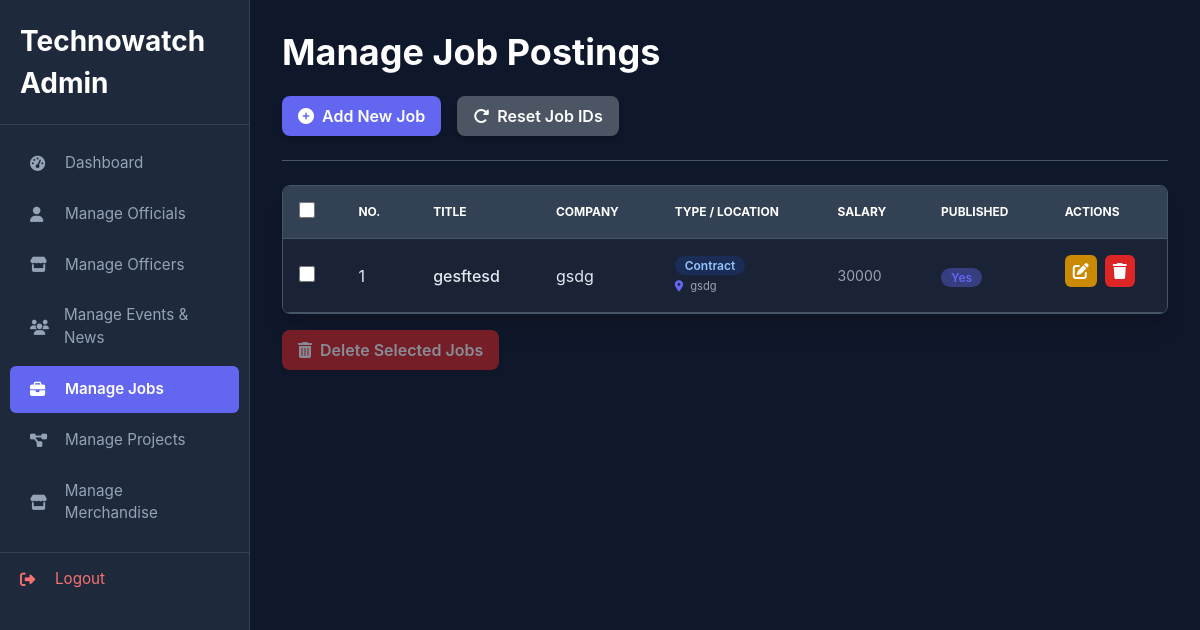
Page /techno/admin/manage_jobs.php (signed in) on the committed database.
### tables this page shows
CREATE TABLE `job_postings` (
  `job_id` int(11) UNSIGNED NOT NULL,
  `title` varchar(255) NOT NULL,
  `company_name` varchar(255) NOT NULL,
  `company_website` varchar(512) DEFAULT NULL,
  `location` varchar(255) NOT NULL,
  `description` text NOT NULL,
  `salary_range` varchar(255) DEFAULT NULL,
  `application_link` varchar(512) DEFAULT NULL,
  `is_published` tinyint(1) DEFAULT 0,
  `created_at` timestamp NOT NULL DEFAULT current_timestamp(),
  `job_type` varchar(50) DEFAULT NULL
);

### techno/admin/manage_jobs.php (the view, shortened to what this page needs)
<?php
include 'includes/db_connect.php';
$action = $_GET['action'] ?? 'list';
?>
<!DOCTYPE html>
<html lang="en">
<head>
<script src="https://cdn.tailwindcss.com"></script>
<link rel="stylesheet" href="assets/css/sidebar.css">
</head>
<body class="bg-dark-bg text-text-light font-sans">
    <div class="admin-sidebar">
        <?php $current_file = basename($_SERVER['PHP_SELF']); include 'includes/admin_sidebar.php'; ?>
    </div>
    <div id="page-content-wrapper" class="ml-250 p-8 w-[calc(100%-250px)] min-h-screen box-border">
        <div class="container mx-auto">
            <h1 class="text-4xl font-bold mb-6 text-white"> Manage Job Postings</h1>
            <?php if ($action == 'list'): ?>
                <div class="flex gap-4 mb-6">
                    <a href="manage_jobs.php?action=add" class="inline-flex items-center px-4 py-2 bg-primary-indigo hover:bg-indigo-600 text-white font-semibold rounded-lg shadow-md transition duration-200">
                        <i class="fas fa-plus-circle mr-2"></i> Add New Job
                    </a>
                    <a href="actions.php?reset_id=jobs" onclick="return confirm('WARNING: This will reset the Job ID counter to 1. ONLY do this if the table is completely empty or you risk data corruption. Are you sure you want to proceed?')" class="inline-flex items-center px-4 py-2 bg-gray-600 hover:bg-gray-700 text-white font-semibold rounded-lg shadow-md transition duration-200">
                        <i class="fas fa-redo-alt mr-2"></i> Reset Job IDs
                    </a>
                </div>
                <hr class="border-dark-border mb-6">
                <?php
                $query = "SELECT * FROM job_postings ORDER BY created_at DESC";
                $result = $conn->query($query);
                if ($result && $result->num_rows > 0): ?>
                    <form method="POST" onsubmit="return confirm('Are you sure you want to delete the selected jobs?')" class="mb-6">
                        <div class="shadow-xl rounded-lg border border-dark-border overflow-x-auto">
                            <table class="min-w-full text-left text-text-light">
                                <thead class="text-xs uppercase bg-dark-input text-white border-b border-dark-border">
                                    <tr>
                                        <th scope="col" class="p-4"><input type="checkbox" id="select_all_items" title="Select All" class="form-checkbox text-primary-indigo h-4 w-4 bg-dark-card border-dark-border rounded"></th>
                                        <th scope="col" class="py-3 px-6">No.</th>
                                        <th scope="col" class="py-3 px-6">Title</th>
                                        <th scope="col" class="py-3 px-6">Company</th>
                                        <th scope="col" class="py-3 px-6">Type / Location</th>
                                        <th scope="col" class="py-3 px-6">Salary</th>
                                        <th scope="col" class="py-3 px-6">Published</th>
                                        <th scope="col" class="py-3 px-6">Actions</th>
                                    </tr>
                                </thead>
                                <tbody>
                                    <?php
                                    $counter = 1;
                                    while ($row = $result->fetch_assoc()): ?>
                                    <tr class="border-b border-dark-border even:bg-dark-card odd:bg-dark-card/70 hover:bg-dark-input transition duration-150">
                                        <td class="p-4">
                                            <input type="checkbox" name="selected_items[]" value="<?php echo $row['job_id']; ?>" class="item_checkbox form-checkbox text-primary-indigo h-4 w-4 bg-dark-card border-dark-border rounded">
                                        </td>
                                        <td class="py-4 px-6"><?php echo $counter++; ?></td>
                                        <td class="py-4 px-6 font-medium"><?php echo htmlspecialchars($row['title']); ?></td>
                                        <td class="py-4 px-6"><?php echo htmlspecialchars($row['company_name']); ?></td>
                                        <td class="py-4 px-6 text-sm text-gray-400">
                                            <span class="text-xs font-semibold px-2.5 py-0.5 rounded-full bg-blue-900/40 text-blue-300">
                                                <?php echo htmlspecialchars(ucfirst($row['job_type'])); ?>
                                            </span>
                                            <?php if(!empty($row['location'])): ?><br><small class="text-gray-400"><i class="fas fa-map-marker-alt text-primary-indigo mr-1"></i> <?php echo htmlspecialchars($row['location']); ?></small><?php endif; ?>
                                        </td>
                                        <td class="py-4 px-6 text-sm text-gray-400">
                                            <?php echo htmlspecialchars($row['salary_range']); ?>
                                        </td>
                                        <td class="py-4 px-6">
                                            <span class="text-xs font-semibold px-2.5 py-0.5 rounded-full
                                                <?php echo $row['is_published'] ? 'bg-primary-indigo/40 text-primary-indigo' : 'bg-gray-600/40 text-gray-300'; ?>">
                                                <?php echo $row['is_published'] ? 'Yes' : 'No'; ?>
                                            </span>
                                        </td>
                                        <td class="py-4 px-6 flex items-center">
                                            <a href="manage_jobs.php?action=edit&id=<?php echo $row['job_id']; ?>" class="inline-flex items-center justify-center bg-yellow-600 hover:bg-yellow-700 text-white p-2 rounded-md mr-2 transition-colors duration-200" title="Edit">
                                                <i class="fas fa-edit"></i>
                                            </a>
                                            <a href="actions.php?delete=job&id=<?php echo $row['job_id']; ?>" onclick="return confirm('Are you sure you want to delete this job posting?')" class="inline-flex items-center justify-center bg-red-600 hover:bg-red-700 text-white p-2 rounded-md transition-colors duration-200" title="Delete">
                                                <i class="fas fa-trash"></i>
                                            </a>
                                        </td>
                                    </tr>
                                    <?php endwhile; ?>
                                </tbody>
                            </table>
                        </div>
                        <div class="mt-4">
                            <button type="submit" class="inline-flex items-center px-4 py-2 bg-red-600 hover:bg-red-700 text-white font-semibold rounded-lg shadow-md transition-colors duration-200 disabled:opacity-50 disabled:cursor-not-allowed" id="delete_selected_btn" disabled>
                                <i class="fas fa-trash-alt mr-2"></i> Delete Selected Jobs
                            </button>
                        </div>
                    </form>
                <?php else: ?>
                    <div class="bg-blue-900/40 text-blue-300 p-4 rounded-xl border border-blue-700 shadow-lg">No job postings found.</div>
                <?php endif; ?>
            <?php endif; ?>
        </div>
    </div>
</body>
</html>

### techno/admin/assets/css/sidebar.css (style rules this page uses)
body { font-family: 'Inter', sans-serif; background-color: #0f172a; color: #e2e8f0; margin: 0; display: flex; min-height: 100vh; }
.admin-sidebar { width: 250px; background-color: #1e293b; border-right: 1px solid #334155; padding: 20px 0; position: fixed; top: 0; left: 0; height: 100%; z-index: 1000; overflow-y: auto; }

### rows in the picture
job_postings: title "gesftesd", company_name "gsdg", job_type "Contract", location "gsdg", salary_range "30000", is_published "Yes"
